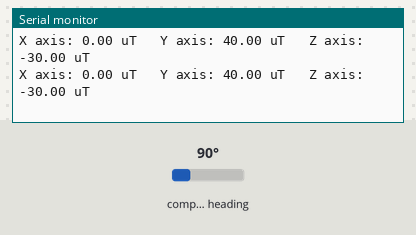
The sketch below on a simulated Arduino Uno, built with avr-gcc and run on an emulated ATmega328P. On the bench: the last lines printed to the serial monitor. The inputs (shaded band) are chosen by the test bench; at power-on: compass heading 90°.

Above: at 1.3 s.
1.4 s: compass heading set to 7°
At 1.9 s:
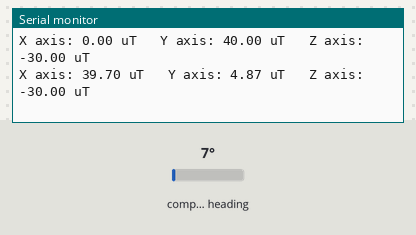
2.9 s: compass heading set to 180°
At 3.4 s:
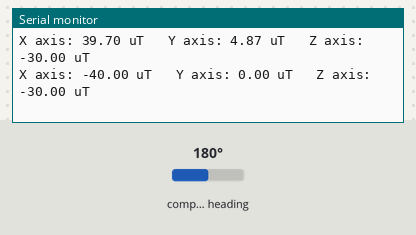
Timing chart, 0 to 5.9 s (numbered marks = the images above; inputs shaded):
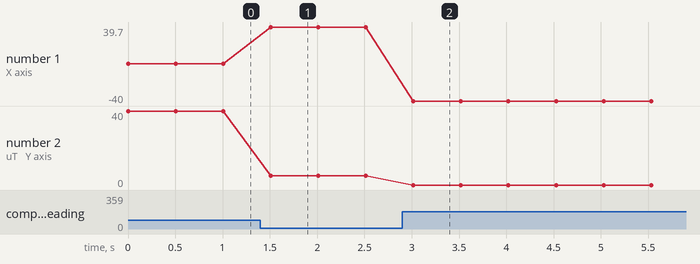

Measured:
- after the input at 1.4 s, the serial monitor: prints a new line after 0.11 s (image 1)
- after the input at 2.9 s, the serial monitor: prints a new line after 0.12 s (image 2)
- plotted number 1: 0 → 39.7 after the input at 1.4 s, 39.7 → -40 after the input at 2.9 s
- plotted number 2: 40 → 4.87 after the input at 1.4 s

The sketch:

test_odleglosc.ino
```cpp
#include <Wire.h>
#include <Adafruit_Sensor.h>
#include <Adafruit_HMC5883_U.h>

Adafruit_HMC5883_Unified mag = Adafruit_HMC5883_Unified(12345);

void setup()
{
  Serial.begin(9600);
}

void loop(void)
{
  sensors_event_t event;
  mag.getEvent(&event);
  Serial.print("X axis: "); Serial.print(event.magnetic.x); Serial.print(" uT   ");
  Serial.print("Y axis: "); Serial.print(event.magnetic.y); Serial.print(" uT   ");
  Serial.print("Z axis: "); Serial.print(event.magnetic.z); Serial.println(" uT");
  delay(500);
}
```
